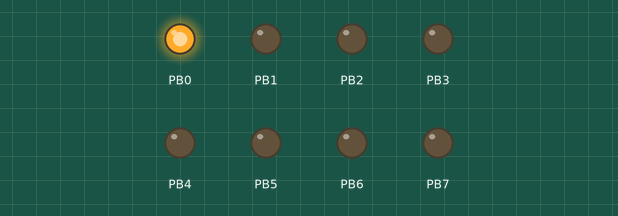
Recording of a program running on a simulated ATmega128, built with avr-gcc and emulated at 8 MHz. On the bench: output pins drawn as LEDs (lit = HIGH).

Above: at 0.05 s.
At 0.55 s:
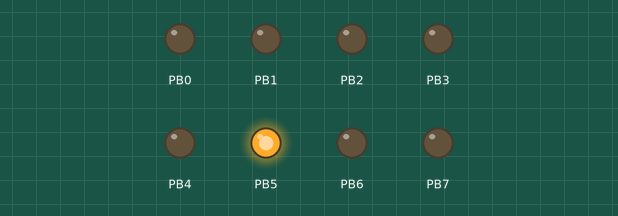
At 0.75 s:
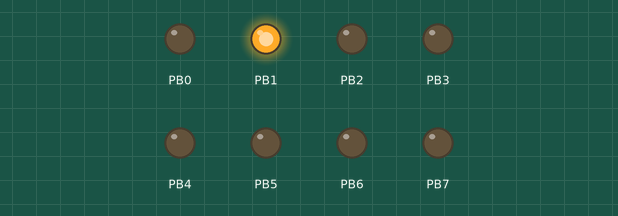
At 1.45 s:
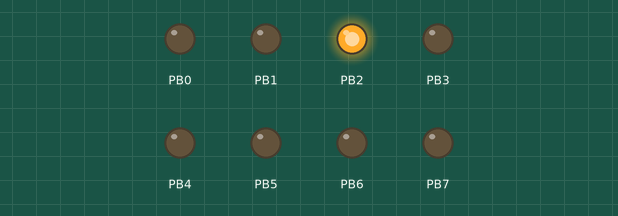
At 2.15 s:
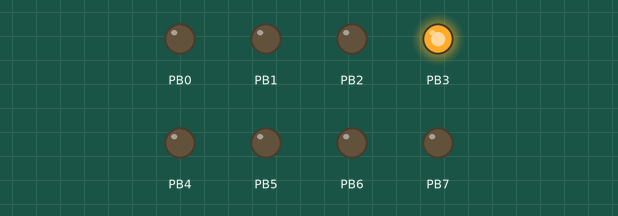
At 2.85 s:
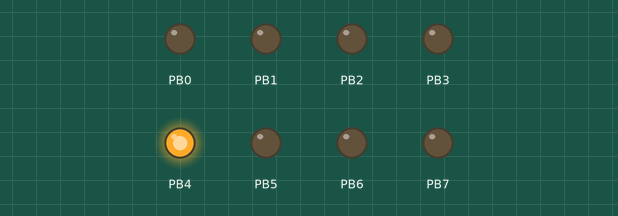
Timing chart, 0 to 3.1 s (numbered marks = the images above):
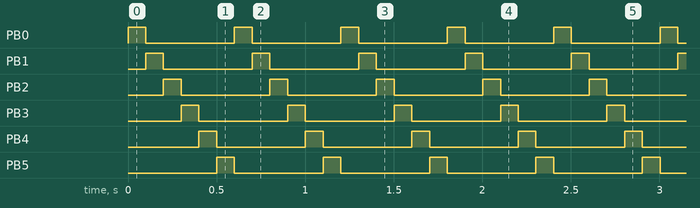

The program:

main.c
```c
#define F_CPU 8e6

#include <avr/io.h>
#include <util/delay.h>

typedef struct {
	unsigned char data;
	unsigned int delay ;
} PATTERN_STRUCT;

PATTERN_STRUCT pattern[] = {
	{0b00000001, 100}, {0b00000010, 100}, {0b00000100, 100}, {0b00001000, 100},
	{0b00010000, 100}, {0b00100000, 100}
};

void wait( int ms )
{
	for (int i=0; i<ms; i++)
	{
		_delay_ms( 1 );        // library function (max 30 ms at 8MHz)
	}
}

int main(void)
{
	DDRB = 0xFF;
	int index = 0;

	while (1)
	{
		while( pattern[index].delay != 0 ) {
			PORTB = pattern[index].data;
			wait(pattern[index].delay);
			index = (index + 1)%6;
		}
	}

	return 1;
}
```

Measured:
- by itself, PB0–5: alternates HIGH for 0.10 s and LOW for 0.50 s
- by itself, everything shown: repeats every 0.60 s, in 6 steps
